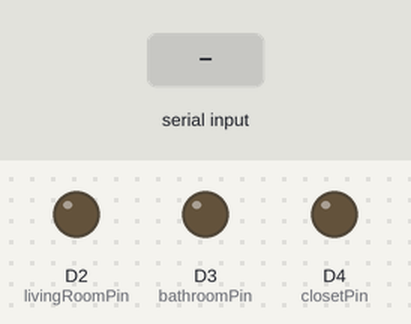
A sketch run on a simulated Arduino Nano 33 IoT. Shown: output pins drawn as LEDs (lit = HIGH). The test bench sets the inputs (shaded band).

Above: at 1.2 s.
1.3 s: "living room\n" received over Serial
At 2.5 s:
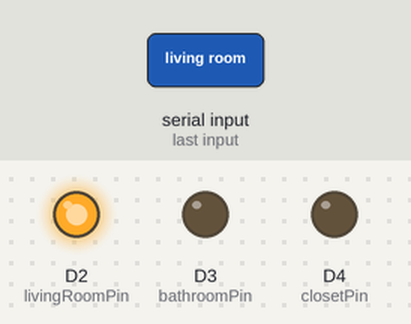
2.8 s: "bathroom\n" received over Serial
At 3.6 s:
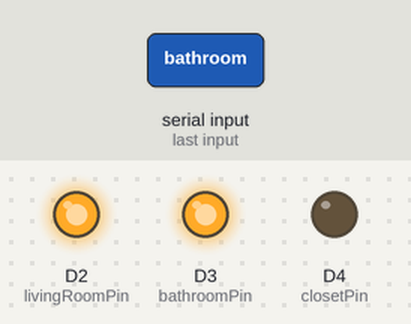
4.3 s: "closet\n" received over Serial
At 4.7 s:
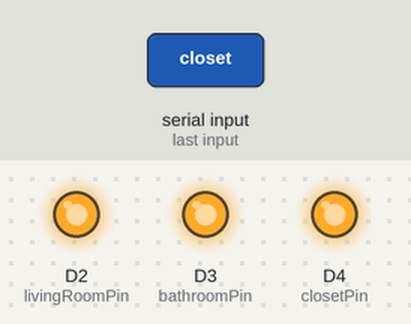
5.8 s: "living room\n" received over Serial
At 7.0 s:
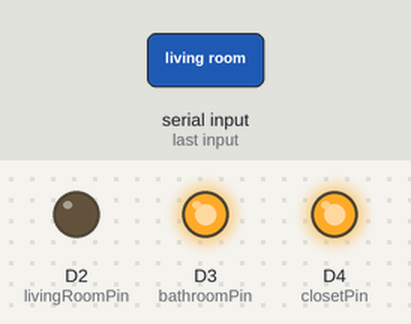
7.3 s: "bathroom\n" received over Serial
At 8.2 s:
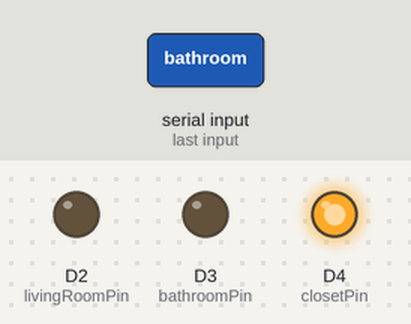
Timing chart, 0 to 9.8 s (numbered marks = the images above; inputs shaded):
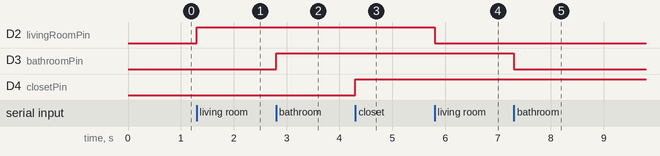

The sketch:

LindaLights_apr20a.ino
```cpp
const int livingRoomPin = 2;
const int bathroomPin = 3;
const int closetPin = 4;

void setup() {
  Serial.begin(9600);

  pinMode(livingRoomPin, OUTPUT);
  pinMode(bathroomPin, OUTPUT);
  pinMode(closetPin, OUTPUT);

  digitalWrite(livingRoomPin, LOW);
  digitalWrite(bathroomPin, LOW);
  digitalWrite(closetPin, LOW);
}

// FUNCTION REQUIRED BY TASK
void toggleLight(String room) {
  if (room == "living room") {
    digitalWrite(livingRoomPin, !digitalRead(livingRoomPin));
  }
  else if (room == "bathroom") {
    digitalWrite(bathroomPin, !digitalRead(bathroomPin));
  }
  else if (room == "closet") {
    digitalWrite(closetPin, !digitalRead(closetPin));
  }
}

void loop() {
  if (Serial.available()) {
    String room = Serial.readStringUntil('\n');
    room.trim();
    toggleLight(room);
  }
}
```

Measured:
- after the input at 1.3 s, D2 (livingRoomPin): LOW → HIGH at once
- after the input at 2.8 s, D3 (bathroomPin): LOW → HIGH at once
- after the input at 4.3 s, D4 (closetPin): LOW → HIGH at once
- after the input at 5.8 s, D2 (livingRoomPin): HIGH → LOW at once
- after the input at 7.3 s, D3 (bathroomPin): HIGH → LOW at once
